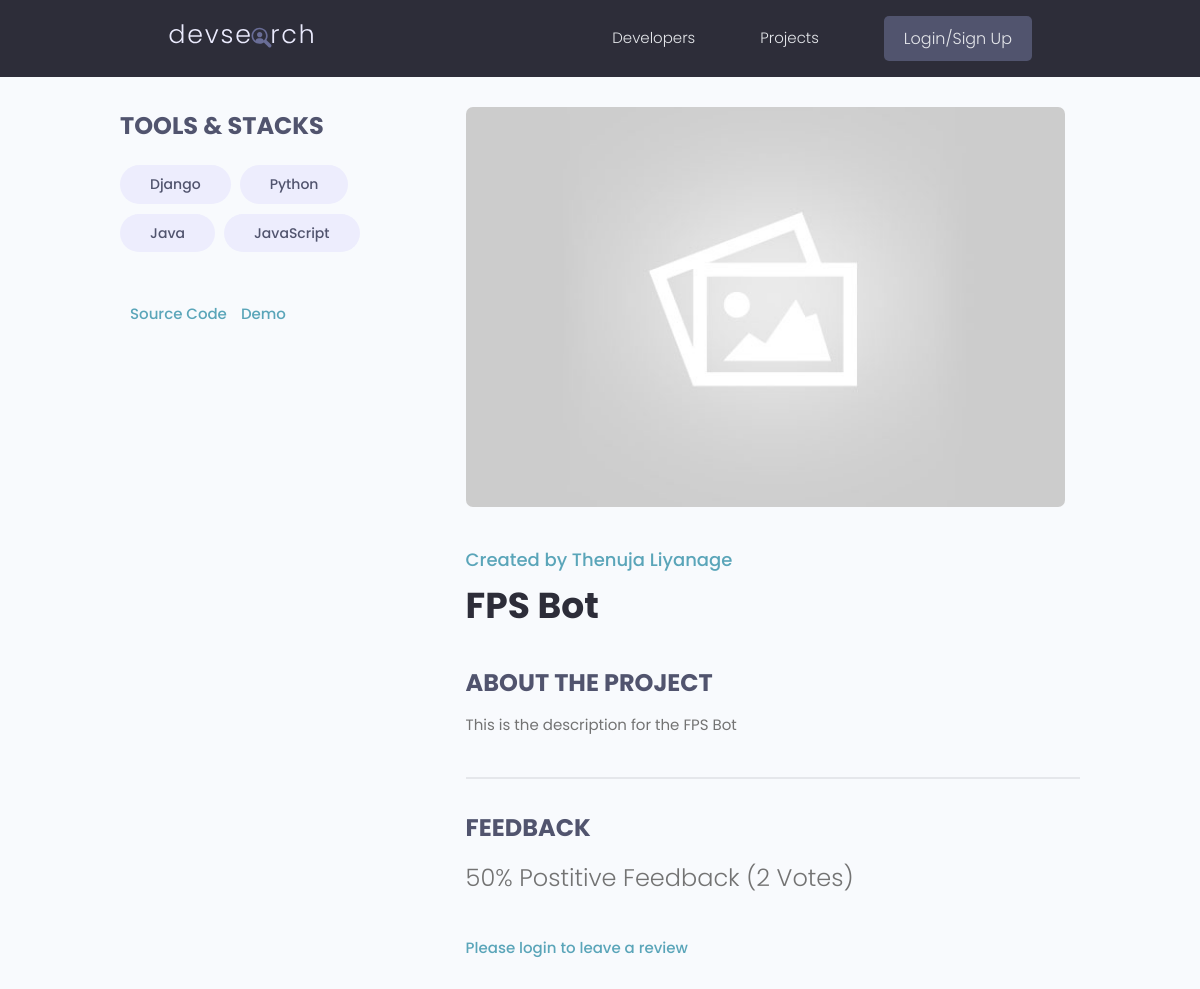
Page /projects/project/f0554381-3275-41f3-8756-b098b1733d60 on the committed database.
### projects/models.py (models this page shows, shortened)
class Tag(models.Model):
    name = models.CharField(max_length=200)
    created = models.DateTimeField(auto_now_add=True)
    id = models.UUIDField(default=uuid.uuid4,unique=True, primary_key=True, editable=False)
    def __str__(self):
        return self.name

class Project(models.Model):
    owner = models.ForeignKey(Profile, null=True, blank=True, on_delete=models.CASCADE)
    title = models.CharField(max_length=200)
    description = models.TextField(null=True, blank=True)
    tags = models.ManyToManyField('Tag', blank=True)
    featured_image = models.ImageField(null=True, blank=True, default='default.jpg')
    vote_total = models.IntegerField(default=0, blank=True, null=True)
    vote_ratio = models.IntegerField(default=0, blank=True, null=True)
    demo_link = models.CharField(null=True, blank=True, max_length=2000)
    source_link = models.CharField(null=True, blank=True, max_length=2000)
    created = models.DateTimeField(auto_now_add=True)
    id = models.UUIDField(default=uuid.uuid4, unique=True, primary_key=True, editable=False)
    @property
    def image_url(self):
        try:
            url = self.featured_image.url
        except:
            url = '/static/images/default.jpg'
        return url
    class Meta:
            ordering = ['-vote_ratio', '-vote_total', 'created']
    @property
    def reviewers(self):
        queryset = self.review_set.all().values_list('owner__id', flat=True)
        return queryset
    @property
    def get_voteCount(self):
        upVotes = self.review_set.filter(value='UP').count()
        totalVotes = self.review_set.count()
        if totalVotes > 0:
            ratio = int((upVotes / totalVotes) * 100)
        else:
            ratio = 0
        self.vote_total = totalVotes
        self.vote_ratio = ratio
        self.save()

### users/models.py (models this page shows, shortened)
class Profile(models.Model):
    user = models.OneToOneField(User, on_delete=models.CASCADE, null=True, blank=True )
    first_name = models.CharField(max_length=100)
    last_name = models.CharField(max_length=100)
    username = models.CharField(max_length=80, null=True, blank=True)
    email = models.EmailField(max_length=80, null=True, blank=True)
    city = models.CharField(max_length=100)
    country = models.CharField(max_length=100)
    short_intro = models.CharField(max_length=200, blank=True, null=True)
    bio = models.TextField(blank=True, null=True)
    profile_image = models.ImageField(null=True, blank=True, upload_to='profile-pics/', default="profile-pics/user-default.png")
    social_github = models.CharField(max_length=200, blank=True, null=True)
    social_twitter = models.CharField(max_length=200, blank=True, null=True)
    social_linkedin = models.CharField(max_length=200, blank=True, null=True)
    social_youtube = models.CharField(max_length=200, blank=True, null=True)
    social_website = models.CharField(max_length=200, blank=True, null=True)
    created_date = models.DateTimeField(auto_now_add=True)
    id = models.UUIDField(default=uuid.uuid4, unique=True, primary_key=True, editable=False)
    class Meta:
        ordering = ['created_date']

### projects/views.py (the view, shortened to what this page needs)
# urls.py: path('project/<str:pk>', views.project, name='project'),
def project(request, pk):
    projectObj = Project.objects.get(id=pk)
    projectObj.get_voteCount
    context = {'project': projectObj,
                'form' : ReviewForm()
                }
    return render(request, 'projects/single-project.html', context)

### projects/templates/projects/single-project.html (shortened to what this page needs)
{% extends 'main.html' %}
{% block content %}
<main class="singleProject my-md">
    <div class="container">
      <div class="layout">
        <div class="column column--1of3">
          <h3 class="singleProject__subtitle">Tools & Stacks</h3>
          <div class="singleProject__toolStack">
              {% for tag in project.tags.all %}
            <span class="tag tag--pill tag--sub tag--lg">
              <small>{{tag}}</small>
            </span>
            {% endfor %}
          </div>
          {% if project.source_link %}
          <a class="singleProject__liveLink" href="{{ project.source_link }}" target="_blank">Source Code
          </a>
          {%endif%}
          {% if project.demo_link %}
          <a class="singleProject__liveLink" href="{{ project.demo_link }}" target="_blank">Demo
          </a>
          {%endif%}
        </div>
        <div class="column column--2of3">
          <a href="{{ project.demo_link }}"><img class="singleProject__preview" src="{{ project.image_url }}" alt="portfolio thumbnail" /></a>
          {% if project.owner %}
          <a href="{% url 'profile' project.owner.id %}" class="singleProject__developer">Created by {{project.owner.first_name}} {{project.owner.last_name}}</a>
          {% endif %}
          <h2 class="singleProject__title">{{ project.title}}</h2>
          <h3 class="singleProject__subtitle">About the Project</h3>
          <div class="singleProject__info">
            {{ project.description}}
          </div>
          <div class="comments">
            <h3 class="singleProject__subtitle">Feedback</h3>
            <h5 class="project--rating">
              {{project.vote_ratio}}% Postitive Feedback ({{project.vote_total}} Vote{{project.vote_total | pluralize:"s"}})
            </h5>
              {% if request.user.profile.id == project.owner.id %}
                  <p>You cannot review your own project</p>
              {% elif request.user.profile.id in project.reviewers %}
                <p>You can only leave 1 review per project</p>
              {% else %}
                  <a href="{% url 'login' %}?next={{request.path}}">Please login to leave a review</a>
              {% endif %}
          </div>
        </div>
      </div>
    </div>
  </main>
{% endblock content %}

### static/styles/app.css (style rules this page uses)
:root { --color-sub: #2d2d39; }
img { width: 100%; }
.singleProject .column--1of3 { order: 2; }
@media screen and (min-width: 1081px) { .singleProject .column--1of3 { order: 1; } }
@media screen and (min-width: 1081px) { .singleProject .column--2of3 { order: 2; } }
.singleProject__toolStack { margin-top: 2rem; margin-bottom: 4rem; }
.singleProject__liveLink { font-weight: 500; transition: all 0.3s ease-in-out; border-bottom: 2px solid transparent; }
.singleProject__preview { height: 50vh; object-fit: cover; object-position: top center; margin-bottom: 3rem; border-radius: 0.7rem; }
.singleProject__developer { font-size: 1.8rem; font-weight: 500; }
.singleProject__title { font-size: 3.6rem; font-weight: 700; color: var(--color-sub); margin-bottom: 3rem; }
.project--rating { margin-bottom: 1.6em; margin-top: .5em; }
.singleProject__subtitle { text-transform: uppercase; font-size: 2.4rem; font-weight: 700; color: var(--color-sub-light); margin-bottom: 1rem; }
.comments { margin-top: 4rem; padding-top: 3rem; border-top: 2px solid var(--color-light); }

### static/uikit/styles/modules/_variables.css (style rules this page uses)
:root { --color-main: #5aa5b9; --color-main-light: #e6faff; --color-sub: #3f4156; --color-sub-light: #51546e; --color-sub-lighter: #ededfd; --color-text: #737373; --color-gray: #8b8b8b; --color-light: #e5e7eb; --color-light-gray: #767676; --color-bg: #f8fafd; --color-white: #fffefd; --color-white-light: #f3f3f3; --color-success: #359e64; --color-success-bg: #def8e8; --color-error: #fc4b0b; --color-error-bg: #fff2ee; --font-base: 'Poppins', arial, helvetica, 'Segoe UI', roboto, ubuntu, sans-serif; --font-monospace: 'Fira Code', 'Courier New', courier, monospace; --font-regular: 300; --font-medium: 500; --font-bold: 700; --generic-shadow: 1px 1px 5px #00000010; --generic-transition: all 0.3s ease-in-out; }

### static/uikit/styles/modules/_base.css (style rules this page uses)
* { margin: 0; padding: 0; box-sizing: border-box; text-rendering: optimizeLegibility; color: inherit; font-size: inherit; }
html { font-size: 50%; }
@media only screen and (min-width: 480px) { html { font-size: 56.25%; } }
@media only screen and (min-width: 1200px) { html { font-size: 62.5%; } }
body { line-height: 1.6; font-weight: 400; font-size: 1.5rem; color: var(--color-text); background-color: var(--color-bg); min-height: 100vh; }

### static/uikit/styles/modules/_typography.css (style rules this page uses)
* { font-family: var(--font-base); }
h2 { font-size: 3.6rem; font-weight: var(--font-bold); }
h3 { font-size: 3.2rem; font-weight: var(--font-medium); }
h5 { font-size: 2.4rem; font-weight: var(--font-medium); }
h5, h6 { font-weight: var(--font-regular); }
p, span, strong { font-size: 1.6rem; color: var(--color-text); font-weight: var(--font-regular); }
a { padding-bottom: 2px; text-decoration: none; display: inline-block; color: var(--color-main); font-weight: var(--font-medium); }

### static/uikit/styles/modules/_utilities.css (style rules this page uses)
.container { width: 92%; max-width: 165rem; margin: 0 auto; box-sizing: border-box; }
@media screen and (min-width: 1000px) { .container { width: 90%; } }
@media screen and (min-width: 1200px) { .container { width: 80%; } }
.my-md { margin: 3rem auto; }

### static/uikit/styles/modules/_tag.css (style rules this page uses)
.tag { display: inline-flex; align-items: center; background-color: var(--color-sub); height: -webkit-fit-content; height: -moz-fit-content; height: fit-content; width: -webkit-fit-content; width: -moz-fit-content; width: fit-content; border-radius: 0.5rem; padding: 0.5rem 1.5rem; font-size: 1.2rem; cursor: pointer; }
.tag:not(:last-child) { margin-right: 0.25rem; margin-bottom: 0.75rem; }
.tag > small { color: var(--color-white); }
.tag--pill { border-radius: 5rem; }
.tag--sub, .tag--sub > small { background: var(--color-sub-lighter); color: var(--color-sub-light); font-weight: 500; }
.tag--lg { padding: 0.8rem 3rem; font-size: 1.4rem; }
.tag--lg:not(:last-child) { margin-right: 0.5rem; margin-bottom: 1rem; }

### static/uikit/styles/modules/_layout.css (style rules this page uses)
.layout { display: flex; flex-flow: row wrap; justify-content: space-between; }
.layout > .column { margin-bottom: 3rem; }
.layout > .column.column--1of3 { flex-basis: 30%; }
.layout > .column.column--2of3 { flex-basis: 64%; }

### rows in the picture
Tag: name "Django"
Tag: name "Python"
Tag: name "Java"
Tag: name "JavaScript"
Project: owner.first_name "Thenuja", owner.last_name "Liyanage", title "FPS Bot", description "This is the description for the FPS Bot", vote_ratio "50", vote_total "2", vote_total|pluralize "s"
